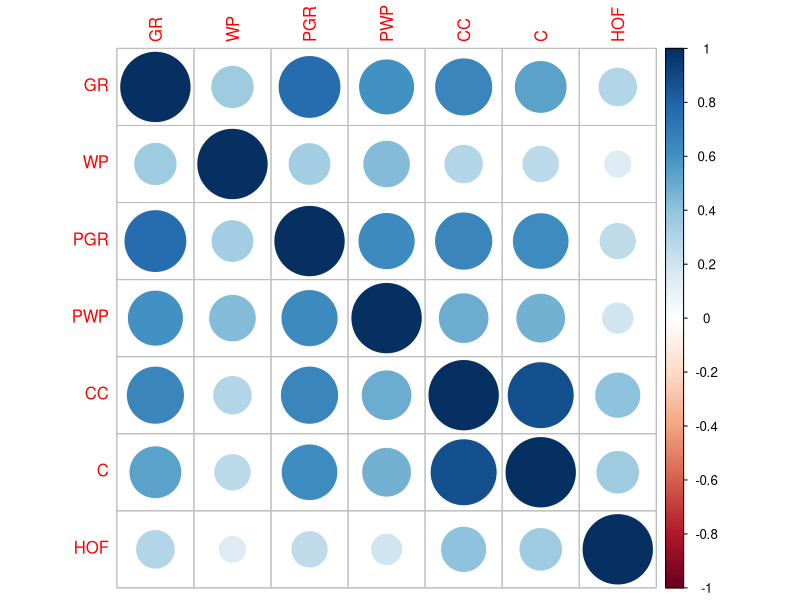
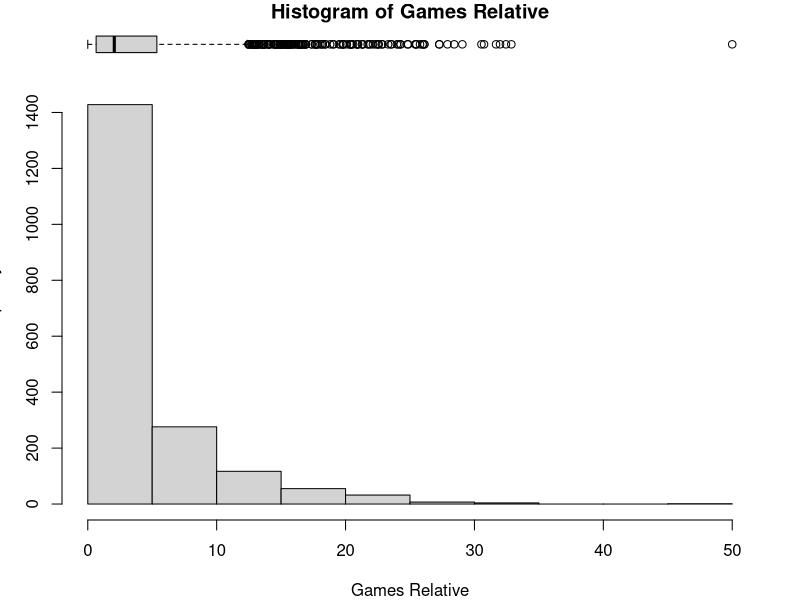
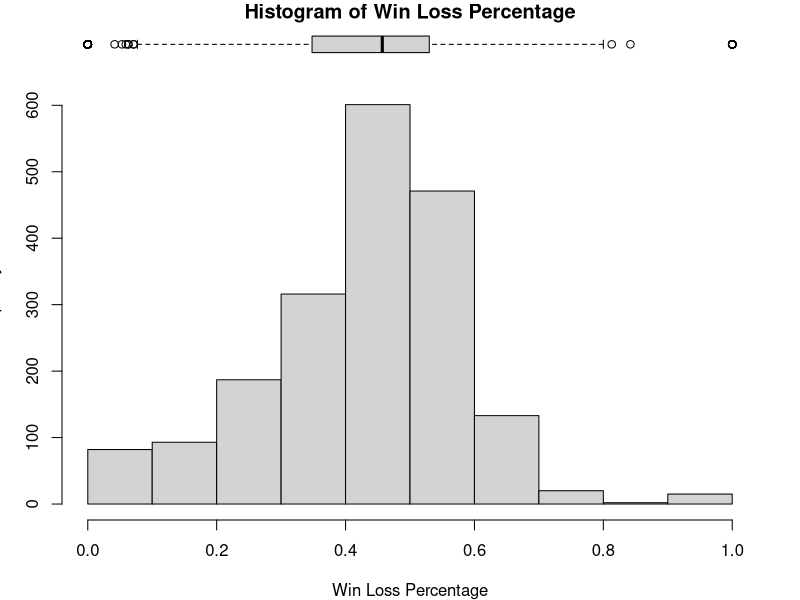
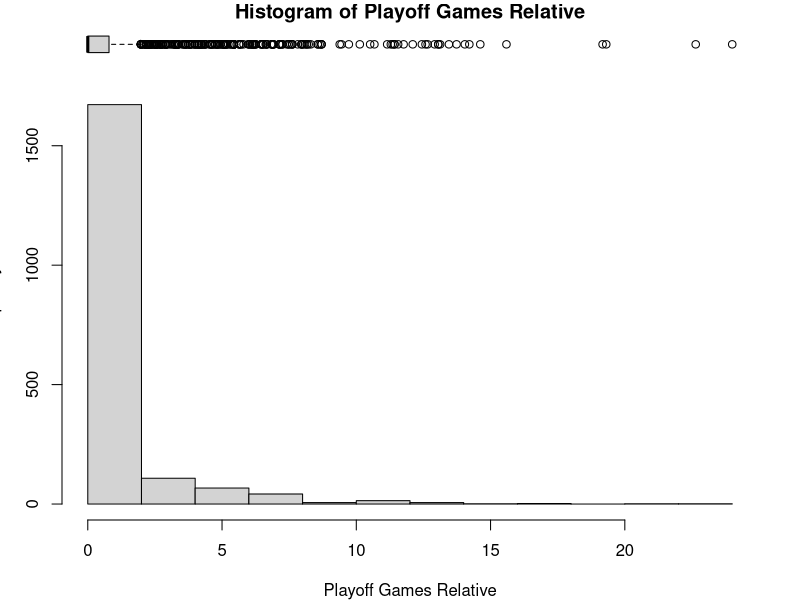
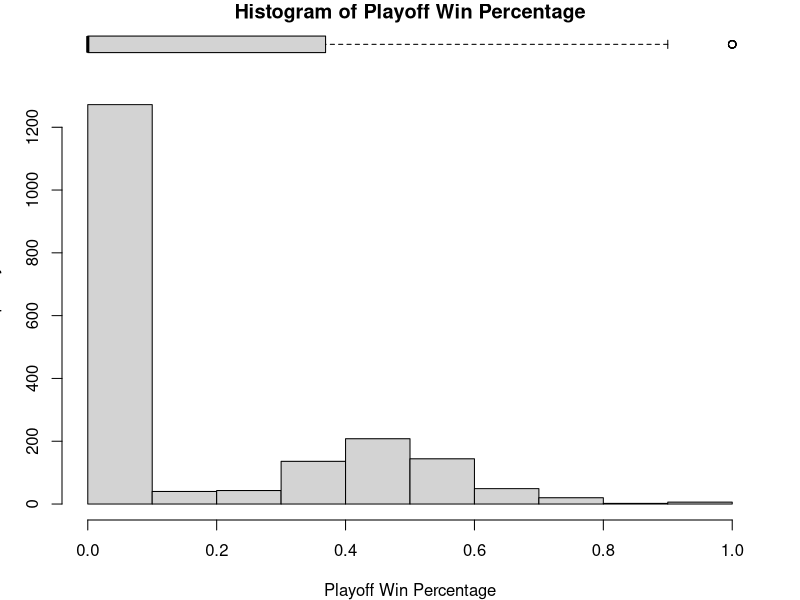
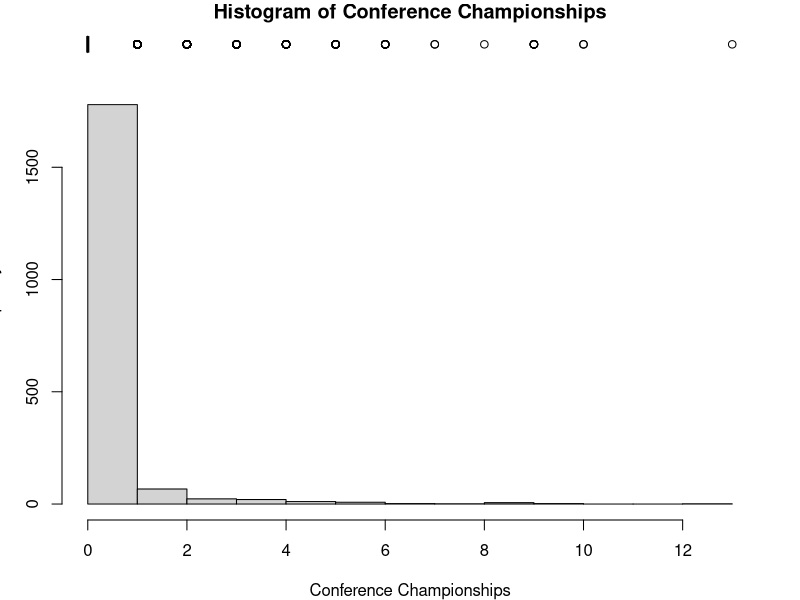
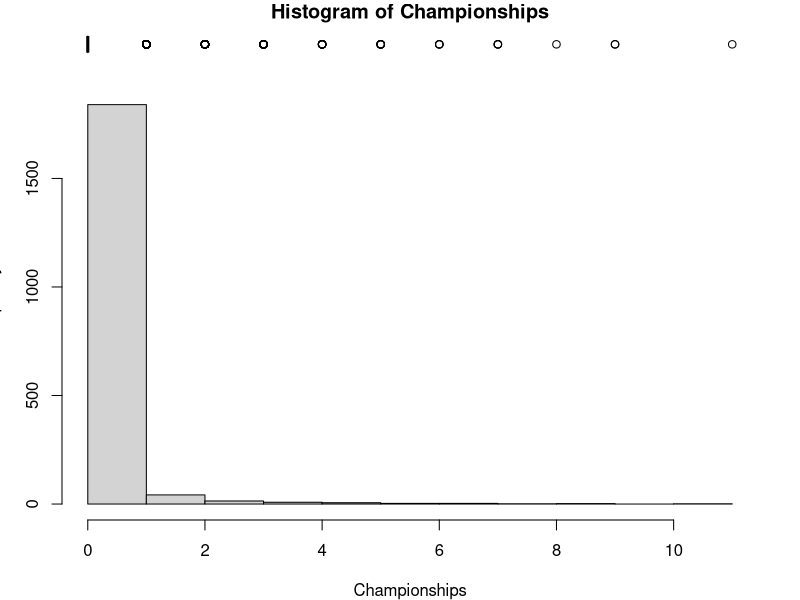

R code for these plots, in order:
## ---- chunk 1
df <- read.csv('data/all_coaches.csv')
data_dict <- list(
              N='Name',
              GR='Games Relative',
              WP='Win Loss Percentage',
              PGR='Playoff Games Relative',
              PWP='Playoff Win Percentage',
              CC='Conference Championships',
              C='Championships',
              HOF='Hall of Fame',
              S='Sport')
names(df) <- names(data_dict)
# export stats
head(df)
nrow(df) # total coaches
sum(df$HOF==1) # total hall of fame coaches
sum(df$HOF==0) # total non hall of fame coaches
summary(df)
## ---- chunk 2
library(corrplot)
df_num <- Filter(is.numeric,df)
df_corr <- cor(df_num)
corrplot(df_corr)
## ---- chunk 3
fixed_cols <- names(df_num)[names(df_num)!='HOF']
for (col in fixed_cols){
  # gather data
  c_name <- data_dict[[col]]
  data <- df_num[[col]]
  # make plot
  layout(mat = matrix(c(1,2),2,1, byrow=TRUE),  height = c(1,8))
  par(mar=c(0, 3.1, 1.1, 2.1))
  boxplot(data , horizontal=TRUE , xaxt="n", frame=F,main=sprintf('Histogram of %s',c_name))
  par(mar=c(4, 3.1, 1.1, 2.1))
  hist(data,xlab=c_name,main='')
  # print top coaches in this category
  cat(sprintf('Top 10 coaches by %s\n',c_name))
  df_top <- df[order(df[[col]],decreasing=T),] 
  print(df_top[1:10,])}
## ---- chunk 4
head(df[df$GR<1 & df$HOF==1,])
